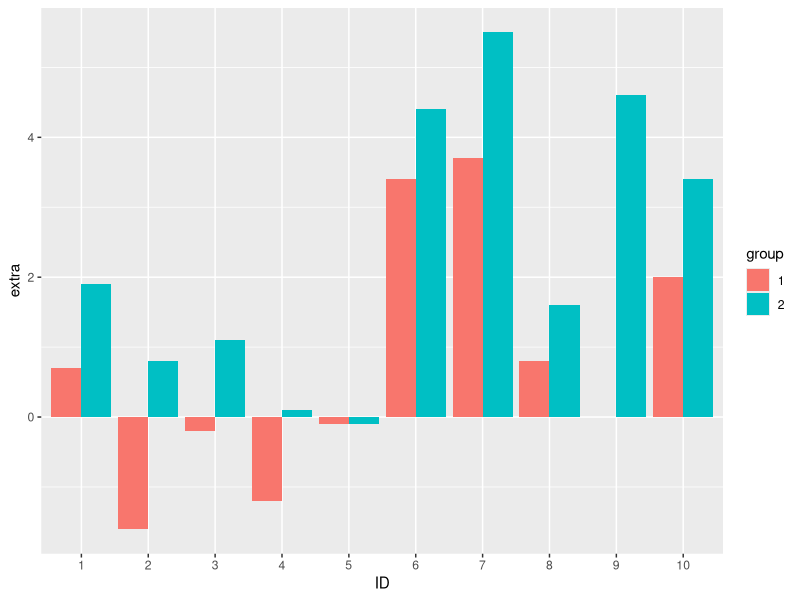
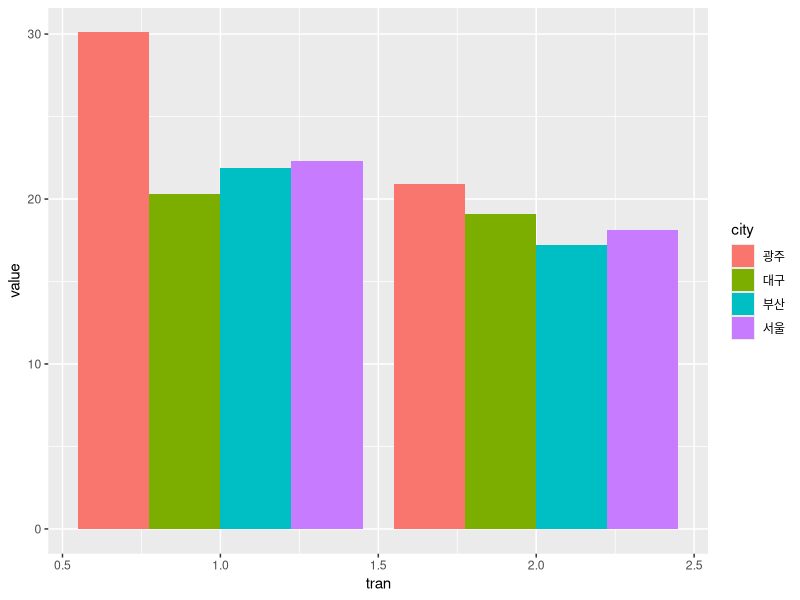
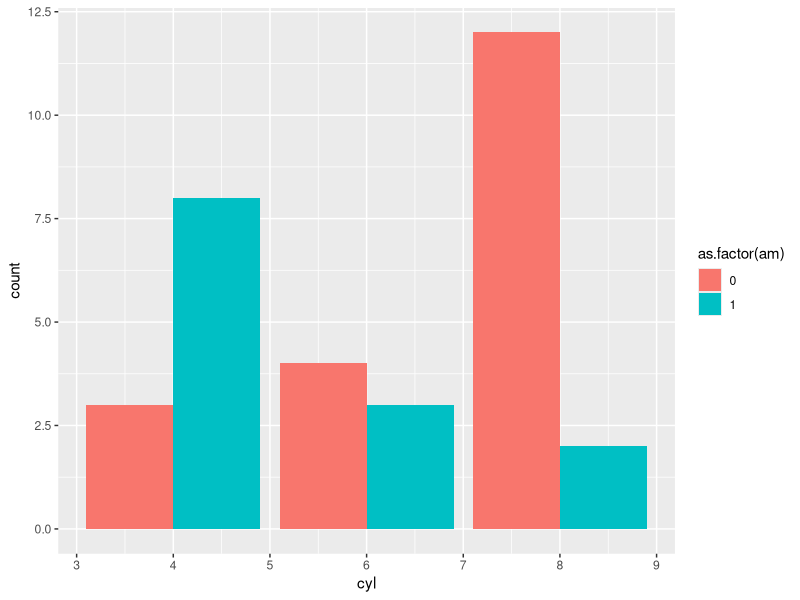
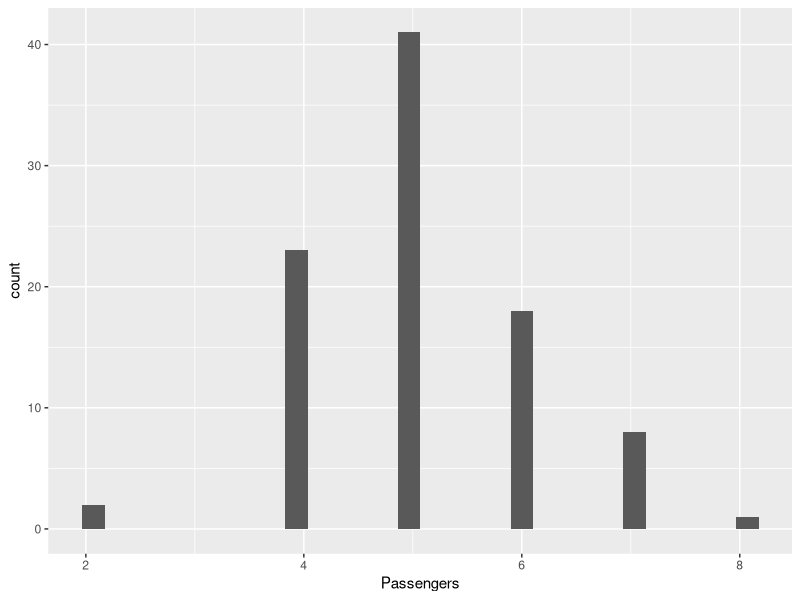
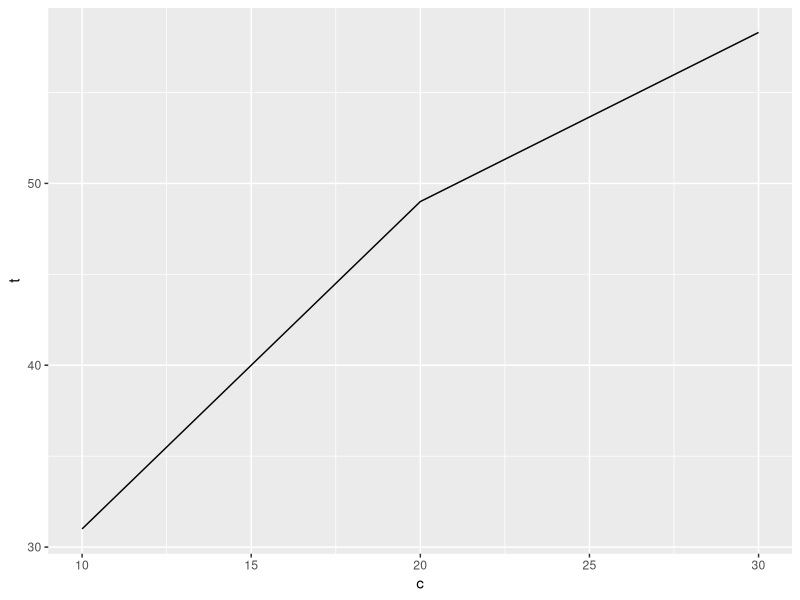

Generate these figures, in order, with R:
library(ggplot2)

str( sleep )
head( sleep )
tail( sleep )
sleep

ggplot(sleep, aes(ID, extra, fill=group))+
  geom_bar(stat='identity', position = 'dodge')

city <- c( '서울', '서울', '부산', '부산', '대구', '대구', '광주', '광주' )
tran <- c( 1, 2, 1, 2, 1, 2, 1, 2 )
value <- c( 22.3, 18.1, 21.9, 17.2, 20.3, 19.1, 30.1, 20.9 )
df <- data.frame( city = city, tran = tran, value = value )
df

ggplot(df, aes(tran, value, fill = city))+
  geom_bar(stat='identity', position = 'dodge')

str( mtcars )

ggplot( data = mtcars ) +
  geom_bar( aes( x = cyl, fill = as.factor( am ) ), position = "dodge" )


library( MASS )
str( Cars93 )
head( Cars93 )

ggplot(Cars93, aes(x=Passengers)) + 
  geom_histogram()

c <- c( 10, 20, 30 )
t <- c( 31.0, 49.0, 58.3 )
df <- data.frame( c = c, t = t )
str( df )
df

ggplot( df, aes( x = c, y = t ) ) +
  geom_line(  )


r1 <- c( "100", "200", "300" )
r2 <- c( "10", "20", "30" )
df <- data.frame( r1 = r1, r2 = r2 )
str( df )
df

r1.1 <- as.numeric( df[ , 1 ] )
str( r1.1 )



r <- 1:50
r
m <- matrix( r, nrow = 5 )
m
